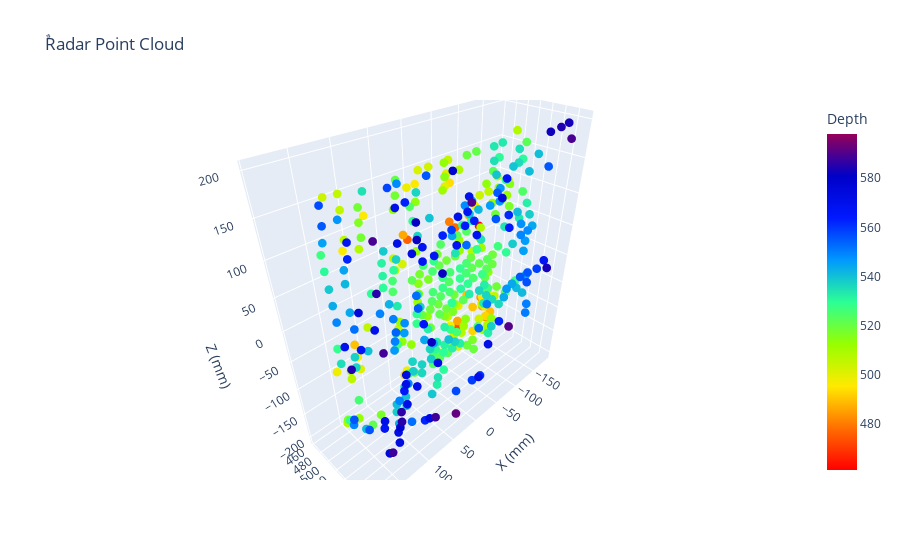

Notebook code for this chart:
### Code cell
# plot_3D("waleed2_12_7",'y')\
# plot_3D_threshold("ta7a_14_7_20",0,'y',100000)
# plot_3D("gedo_sis2_100",'y')
# points_to_image("ta7a_14_7_20",90)
# plot_hist("nassar_14_7_20",0)
# plot_hist("painting_20",1)

# plot_3D_threshold("ta7a_14_7_200",0,'y',plot_hist("ta7a_14_7_200",0)[0])
plot_3D_threshold("test_wall_22_7",1,'y',598)
t , h, e ,h_n , e_n = plot_hist("test_wall_22_7",1)
print (h)
print(t)
# Histogram_Equalization (h, len(h))
# print ("old_h  ::  ",h)
# h = h[h != 0]

# print ("new_h  ::  ",h)
# print(e)
# print(t)
# # print(len(h[1][indx[:len(indx)]]))
# his = [ h[i] if e[i] < t else 0 for i in range(h.size)]
# print(his)
# print(len(h[2]))
# h = [ h[i] if i <= t else 0 for i in range(len(h))]

### Figure 1 — Plotly figure (JSON) as saved in the notebook; plotly's stock layout.template omitted (floating-point values rounded to 4 significant figures; data arrays with more than 128 entries replaced by an {"elided": "..."} marker saying what was removed)
{"data": [{"hovertemplate": "X (mm)=%{x}<br>Y (mm)=%{y}<br>Z (mm)=%{z}<br>Depth=%{marker.color}<extra></extra>", "legendgroup": "", "marker": {"color": {"elided": "409 float values"}, "coloraxis": "coloraxis", "line": {"width": 0}, "opacity": 1, "size": 3, "symbol": "circle"}, "mode": "markers", "name": "", "scene": "scene", "showlegend": false, "type": "scatter3d", "x": {"elided": "409 float values"}, "y": {"elided": "409 float values"}, "z": {"elided": "409 float values"}}], "layout": {"coloraxis": {"cmax": 598, "cmin": 461.4, "colorbar": {"title": {"text": "Depth"}}, "colorscale": [[0, "rgb(255,0,0)"], [0.125, "rgb(255,111,0)"], [0.25, "rgb(255,234,0)"], [0.375, "rgb(151,255,0)"], [0.5, "rgb(44,255,150)"], [0.625, "rgb(0,152,255)"], [0.75, "rgb(0,25,255)"], [0.875, "rgb(0,0,200)"], [1, "rgb(150,0,90)"]]}, "legend": {"tracegroupgap": 0}, "scene": {"domain": {"x": [0, 1], "y": [0, 1]}, "xaxis": {"title": {"text": "X (mm)"}}, "yaxis": {"title": {"text": "Y (mm)"}}, "zaxis": {"title": {"text": "Z (mm)"}}}, "title": {"text": "ٌRadar Point Cloud"}}}
